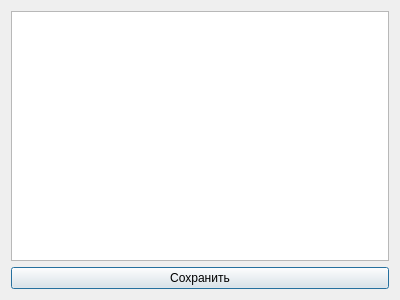
<?xml version="1.0" encoding="UTF-8"?>
<ui version="4.0">
 <class>Description</class>
 <widget class="QDialog" name="Description">
  <property name="geometry">
   <rect>
    <x>0</x>
    <y>0</y>
    <width>400</width>
    <height>300</height>
   </rect>
  </property>
  <property name="windowTitle">
   <string>Dialog</string>
  </property>
  <layout class="QGridLayout" name="gridLayout">
   <item row="0" column="0">
    <widget class="QTextEdit" name="textEdit"/>
   </item>
   <item row="1" column="0">
    <widget class="QPushButton" name="pushButton">
     <property name="text">
      <string>Сохранить</string>
     </property>
    </widget>
   </item>
  </layout>
 </widget>
 <resources/>
 <connections/>
</ui>
